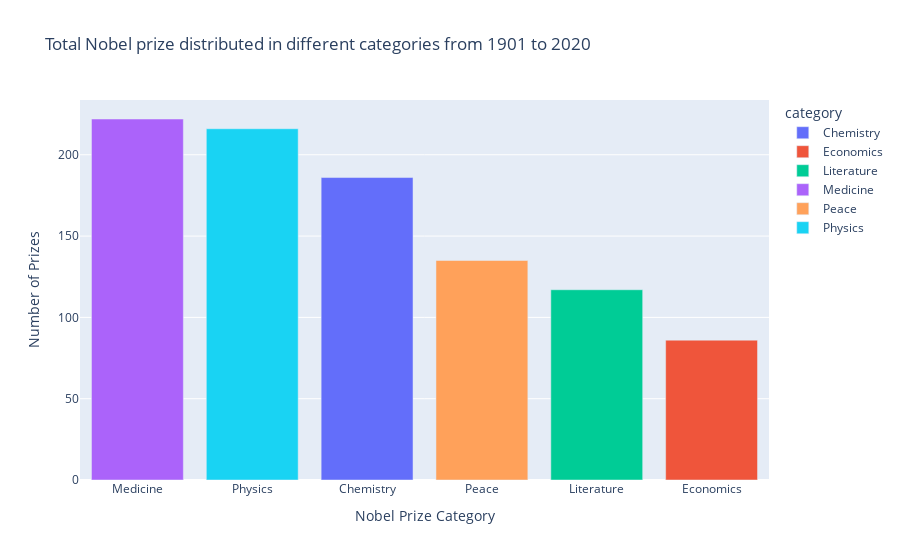

Write notebook code for a chart like this one.
### Code cell
fig = px.bar(
    data_frame=category_prize,
    x=category_prize.index,
    y='prize', # Select the column from the dataframe
    color_continuous_scale='Aggrnyl',
    color=category_prize.index,
    title="Total Nobel prize distributed in different categories from 1901 to 2020"  
)
fig.update_layout(
xaxis_title='Nobel Prize Category',
yaxis_title='Number of Prizes',
xaxis={'categoryorder':'total descending'},  # Sort in descending order
coloraxis_showscale=False
)
fig.show()

### Figure 1 — Plotly figure (JSON) as saved in the notebook; plotly's stock layout.template omitted (floating-point values rounded to 4 significant figures)
{"data": [{"hovertemplate": "category=%{x}<br>prize=%{y}<extra></extra>", "legendgroup": "Chemistry", "marker": {"color": "#636efa", "pattern": {"shape": ""}}, "name": "Chemistry", "orientation": "v", "showlegend": true, "textposition": "auto", "type": "bar", "x": ["Chemistry"], "xaxis": "x", "y": [186], "yaxis": "y"}, {"hovertemplate": "category=%{x}<br>prize=%{y}<extra></extra>", "legendgroup": "Economics", "marker": {"color": "#EF553B", "pattern": {"shape": ""}}, "name": "Economics", "orientation": "v", "showlegend": true, "textposition": "auto", "type": "bar", "x": ["Economics"], "xaxis": "x", "y": [86], "yaxis": "y"}, {"hovertemplate": "category=%{x}<br>prize=%{y}<extra></extra>", "legendgroup": "Literature", "marker": {"color": "#00cc96", "pattern": {"shape": ""}}, "name": "Literature", "orientation": "v", "showlegend": true, "textposition": "auto", "type": "bar", "x": ["Literature"], "xaxis": "x", "y": [117], "yaxis": "y"}, {"hovertemplate": "category=%{x}<br>prize=%{y}<extra></extra>", "legendgroup": "Medicine", "marker": {"color": "#ab63fa", "pattern": {"shape": ""}}, "name": "Medicine", "orientation": "v", "showlegend": true, "textposition": "auto", "type": "bar", "x": ["Medicine"], "xaxis": "x", "y": [222], "yaxis": "y"}, {"hovertemplate": "category=%{x}<br>prize=%{y}<extra></extra>", "legendgroup": "Peace", "marker": {"color": "#FFA15A", "pattern": {"shape": ""}}, "name": "Peace", "orientation": "v", "showlegend": true, "textposition": "auto", "type": "bar", "x": ["Peace"], "xaxis": "x", "y": [135], "yaxis": "y"}, {"hovertemplate": "category=%{x}<br>prize=%{y}<extra></extra>", "legendgroup": "Physics", "marker": {"color": "#19d3f3", "pattern": {"shape": ""}}, "name": "Physics", "orientation": "v", "showlegend": true, "textposition": "auto", "type": "bar", "x": ["Physics"], "xaxis": "x", "y": [216], "yaxis": "y"}], "layout": {"barmode": "relative", "coloraxis": {"showscale": false}, "legend": {"title": {"text": "category"}, "tracegroupgap": 0}, "title": {"text": "Total Nobel prize distributed in different categories from 1901 to 2020"}, "xaxis": {"anchor": "y", "categoryarray": ["Chemistry", "Economics", "Literature", "Medicine", "Peace", "Physics"], "categoryorder": "total descending", "domain": [0, 1], "title": {"text": "Nobel Prize Category"}}, "yaxis": {"anchor": "x", "domain": [0, 1], "title": {"text": "Number of Prizes"}}}}
